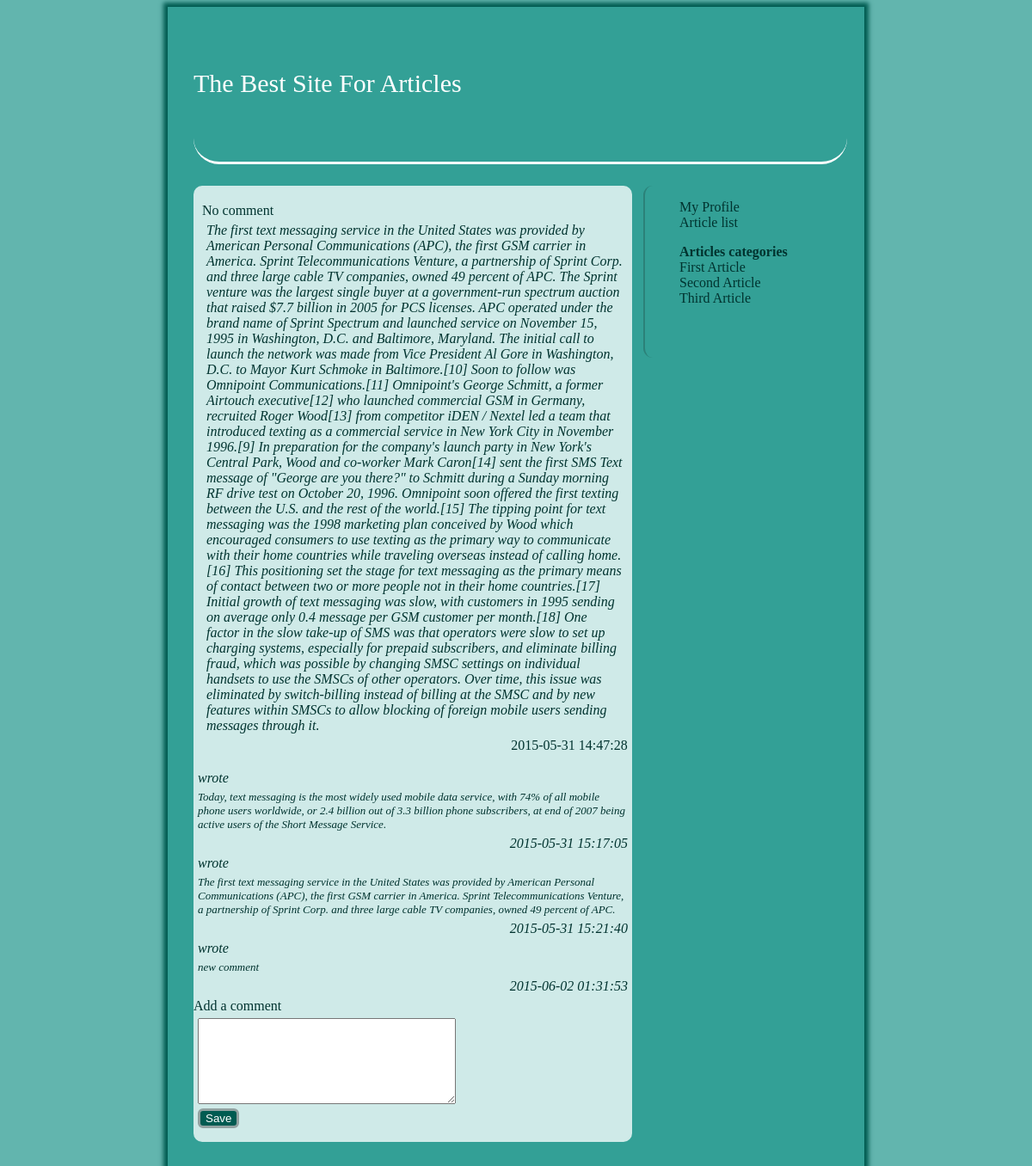
/article.php?id=63, run on the app's committed database.
### tables this page shows
CREATE TABLE `article` (
  `id` int(6) unsigned NOT NULL AUTO_INCREMENT,
  `title` text,
  `content` text,
  `reg_date` timestamp NOT NULL DEFAULT CURRENT_TIMESTAMP ON UPDATE CURRENT_TIMESTAMP,
  `owner_id` int(6) DEFAULT NULL,
  `category` varchar(255) DEFAULT NULL,
  PRIMARY KEY (`id`)
);

CREATE TABLE `comment` (
  `id` int(6) unsigned NOT NULL AUTO_INCREMENT,
  `art_ids` int(6) NOT NULL,
  `content` text,
  `reg_date` timestamp NOT NULL DEFAULT CURRENT_TIMESTAMP ON UPDATE CURRENT_TIMESTAMP,
  `owner` int(6) DEFAULT NULL,
  PRIMARY KEY (`id`)
);

### model/link.php (called while the page is built, shortened)
<?php
class DatabaseConnection {
 	public $host = "localhost";
 	public $user = "root";
 	public $password = "root";
 	public $database ="test";
 	public function __construct () {
		return $this->link = mysqli_connect($this->host,$this->user,$this->password,$this->database);
 	}
}
?>

### controller/article.php (called while the page is built, shortened)
<?php
require_once("model/user.php");
require_once("model/article.php");
Class ArticleController {
	public $articleModel;
	public function __construct (){
		$this->articleModel =  new ArticleModel();
	}
	public function getArticle ($id) {
		return $this->articleModel->getArticle($id);
	}
	public function getComments ($artId) {
		return $this->articleModel->getComments($artId);
	}
}
?>

### model/article.php (called while the page is built, shortened)
<?php
require_once("link.php");
require_once("class/article.php");
require_once("class/comment.php");
Class ArticleModel extends DatabaseConnection {
	public function getArticle ($id) {
		$sql = "select * from article where id=".$id;
		$result = $this->link->query($sql);
		$article = null;
		while($row = mysqli_fetch_array($result)) {
			$article = new Article($row);
		}
		return $article;
	}
	public function getComments ($artId) {
		$sql = "select comment.*, user.name as owner from comment left join user on ".
		"user.id =comment.owner where art_ids=".$artId;
		$result = $this->link->query($sql);
		$index = 0;
		$comment = array();
		while($row = mysqli_fetch_array($result)) {
			$comment[$index] = new Comment($row);
			$index++;
		}
		return $comment;
	}
}
?>

### class/article.php (called while the page is built, shortened)
<?php
class Article {
	public function __construct ($row) {
		$this->title = $row["title"];
		$this->content = $row["content"];
		$this->reg_date = $row["reg_date"];
	}
}
?>

### class/comment.php (called while the page is built, shortened)
<?php
class Comment {
	public function __construct ($row) {
		$this->content = $row["content"];
		$this->reg_date = $row["reg_date"];
	}
}
?>

### article.php (the view, shortened to what this page needs)
<?php
require_once("header.php");
require_once("sidebar.php");
require_once("controller/article.php");
$id = isset($_GET["id"]) ? $_GET["id"] : "";
$articleController = new ArticleController();
$article = $articleController->getArticle($id);
$comments = $articleController->getComments($id);
?>
<div class="content">
				<div class="addArticle">
					<div><?=$article->title?></div>
					<p><?=$article->content?></p>
					<div class="date"><?= $article->reg_date ?></div>
				</div>
				<?php
					$count = count($comments);
					for ($i = 0; $i < $count; $i++) {
				?>
						<div>
							<p><?=$comments[$i]->owner?> wrote</p>
							<p class="comment"><?=$comments[$i]->content?></p>
							<p class="date"><?=$comments[$i]->reg_date?></p>
						</div>
				<?php	}
				?>
				<div>Add a comment</div>
				<form action="router.php" method="POST">
					<p><textarea minlength="1" maxlength="255" name="content"></textarea></p>
					<p><input type="submit" value="Save"></p>
				</form>
			  </div>
			</div>
	</body>
</html>

### header.php (shortened to what this page needs)
<html>
	<head>
		<link rel="stylesheet" type="text/css" href="css/style.css">
	</head>
	<body>
		<div class="wrapper">
				<div class="topDiv">
					<span class="logo">the best site for articles</span>
				</div>

### sidebar.php (shortened to what this page needs)
<?php
require_once("controller/article.php");
?>
 <div class="side-bar">
	<ul class="first-side-menu">
		<li>
			<a href="profile.php">My Profile</a></li>
		<li>
			<a href="article_list.php">Article list</a>
		</li>
	</ul>
	<ul class="second-side-menu">
		<li class="sub-headline">Articles categories</li>
		<li>
			<a href="article_list.php">First Article</a>
		</li>
		<li>
			<a href="article_list.php">Second Article</a>
		</li>
		<li>
			<a href="article_list.php">Third Article</a>
		</li>
	</ul>
</div>

### css/style.css (style rules this page uses)
body { background: #62B5AE; text-align: center; }
ul, li { list-style-type: none; }
ul, span, a, div { color: #00332F; }
.sub-headline { font-weight: bold; }
.wrapper { width: 750px; margin: 0 auto; background-color: #33A096; box-shadow: 0px 0px 5px 5px #005b51; min-height: 100%; padding: 30px; text-align: left; display: inline-block; }
.side-bar { width: 30%; border-left: 2px solid rgba(24,58,52,.3); border-radius: 11px; float: right; margin: 25px 0; min-height: 200px; }
.content { width: 68%; margin: 25px 0; display: inline-block; float: left; background: #CFEAE8; border-radius: 10px; min-height: 200px; }
.topDiv { height: 150px; width: 760px; border-bottom-right-radius: 30px; border-bottom-left-radius: 30px; margin: 0px auto 0px; border-bottom: 3px solid white; }
.topDiv .logo { color: #fff; margin-top: 42px; display: inline-block; font-size: 30px; font-family: cursive; text-transform: capitalize; }
input[type=button], input[type=submit], input.btn { background: #005b51; color: #fff; border: 3px solid #92A2A1; border-radius: 6px; }
a { text-decoration: none; }
textarea { width: 300; height: 100; }
.addArticle { margin: 10px auto 10px; height-min: 30px; padding: 10px; width: 97%; border-radius: 3px; }
.date { text-align: right; }
p { font-style: italic; margin: 5px; }
.comment { font-size: 13px; }

### data on the page
article: title "No comment", content "The first text messaging service in the United States was provided by American Personal Communications (APC), the first GSM carrier in America. Sprint Telecommunications Venture, a partnership of Sprint Corp. and three large cable TV companies, owned 49 percent of APC. The Sprint venture was the largest single buyer at a government-run spectrum auction that raised $7.7 billion in 2005 for PCS licenses. APC operated under the brand name of Sprint Spectrum and launched service on November 15, 1995 in Washington, D.C. and Baltimore, Maryland. The initial call to launch the network was made from Vice President Al Gore in Washington, D.C. to Mayor Kurt Schmoke in Baltimore.[10] Soon to follow…", reg_date "2015-05-31 14:47:28"
comment: content "Today, text messaging is the most widely used mobile data service, with 74% of all mobile phone users worldwide, or 2.4 billion out of 3.3 billion phone subscribers, at end of 2007 being active users of the Short Message Service.", reg_date "2015-05-31 15:17:05"
comment: content "The first text messaging service in the United States was provided by American Personal Communications (APC), the first GSM carrier in America. Sprint Telecommunications Venture, a partnership of Sprint Corp. and three large cable TV companies, owned 49 percent of APC.", reg_date "2015-05-31 15:21:40"
comment: content "new comment", reg_date "2015-06-02 01:31:53"
